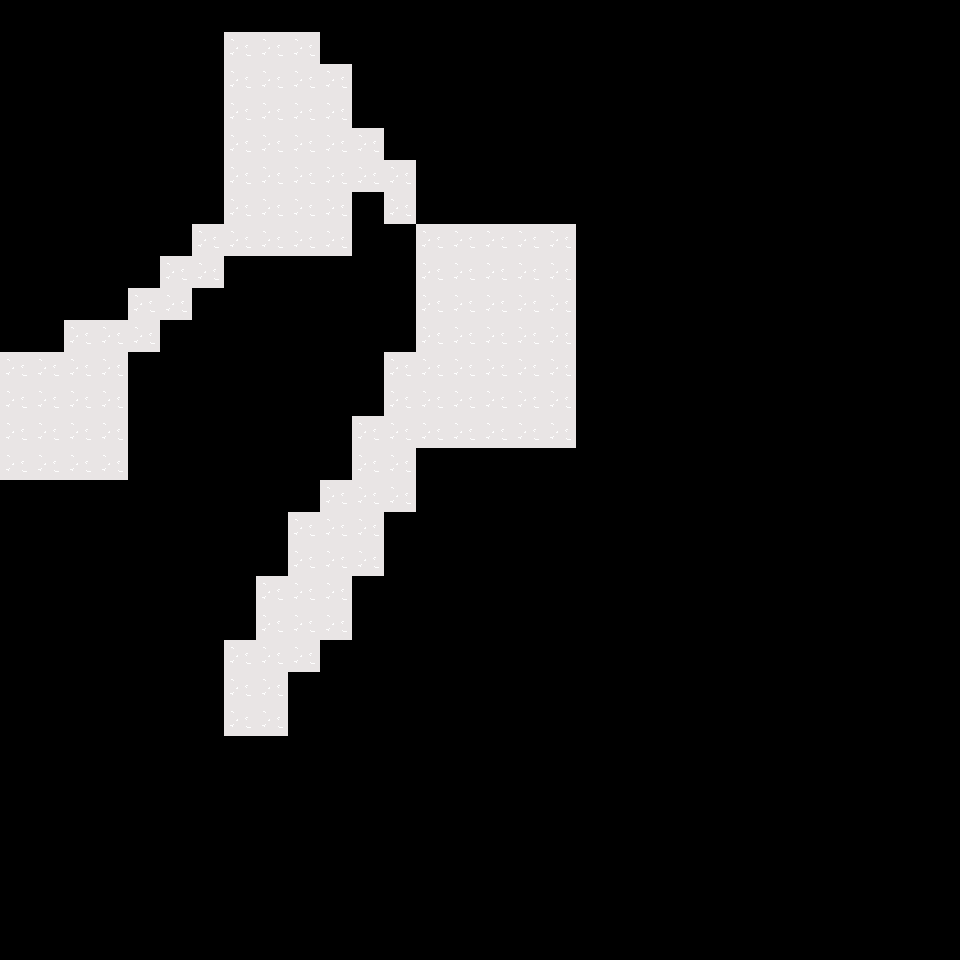

Below is a game level as drawn by its tile map, then a one-line description and the .tmx file that defines it, in full:
An orthogonal 30x30 tile map with 32x32 px tiles, 1 tile layer (Tile Layer 1).

<map version="1.0" tiledversion="1.1.3" orientation="orthogonal" renderorder="right-down" width="30" height="30" tilewidth="32" tileheight="32" infinite="0" nextobjectid="1">
 <tileset firstgid="1" source="W3Tilemap.tsx" />
 <layer name="Tile Layer 1" width="30" height="30">
  <data encoding="csv">
0,0,0,0,0,0,0,0,0,0,0,0,0,0,0,0,0,0,0,0,0,0,0,0,0,0,0,0,0,0,
0,0,0,0,0,0,0,2,2,2,0,0,0,0,0,0,0,0,0,0,0,0,0,0,0,0,0,0,0,0,
0,0,0,0,0,0,0,2,2,2,2,0,0,0,0,0,0,0,0,0,0,0,0,0,0,0,0,0,0,0,
0,0,0,0,0,0,0,2,2,2,2,0,0,0,0,0,0,0,0,0,0,0,0,0,0,0,0,0,0,0,
0,0,0,0,0,0,0,2,2,2,2,2,0,0,0,0,0,0,0,0,0,0,0,0,0,0,0,0,0,0,
0,0,0,0,0,0,0,2,2,2,2,2,2,0,0,0,0,0,0,0,0,0,0,0,0,0,0,0,0,0,
0,0,0,0,0,0,0,2,2,2,2,0,2,0,0,0,0,0,0,0,0,0,0,0,0,0,0,0,0,0,
0,0,0,0,0,0,2,2,2,2,2,0,0,2,2,2,2,2,0,0,0,0,0,0,0,0,0,0,0,0,
0,0,0,0,0,2,2,0,0,0,0,0,0,2,2,2,2,2,0,0,0,0,0,0,0,0,0,0,0,0,
0,0,0,0,2,2,0,0,0,0,0,0,0,2,2,2,2,2,0,0,0,0,0,0,0,0,0,0,0,0,
0,0,2,2,2,0,0,0,0,0,0,0,0,2,2,2,2,2,0,0,0,0,0,0,0,0,0,0,0,0,
2,2,2,2,0,0,0,0,0,0,0,0,2,2,2,2,2,2,0,0,0,0,0,0,0,0,0,0,0,0,
2,2,2,2,0,0,0,0,0,0,0,0,2,2,2,2,2,2,0,0,0,0,0,0,0,0,0,0,0,0,
2,2,2,2,0,0,0,0,0,0,0,2,2,2,2,2,2,2,0,0,0,0,0,0,0,0,0,0,0,0,
2,2,2,2,0,0,0,0,0,0,0,2,2,0,0,0,0,0,0,0,0,0,0,0,0,0,0,0,0,0,
0,0,0,0,0,0,0,0,0,0,2,2,2,0,0,0,0,0,0,0,0,0,0,0,0,0,0,0,0,0,
0,0,0,0,0,0,0,0,0,2,2,2,0,0,0,0,0,0,0,0,0,0,0,0,0,0,0,0,0,0,
0,0,0,0,0,0,0,0,0,2,2,2,0,0,0,0,0,0,0,0,0,0,0,0,0,0,0,0,0,0,
0,0,0,0,0,0,0,0,2,2,2,0,0,0,0,0,0,0,0,0,0,0,0,0,0,0,0,0,0,0,
0,0,0,0,0,0,0,0,2,2,2,0,0,0,0,0,0,0,0,0,0,0,0,0,0,0,0,0,0,0,
0,0,0,0,0,0,0,2,2,2,0,0,0,0,0,0,0,0,0,0,0,0,0,0,0,0,0,0,0,0,
0,0,0,0,0,0,0,2,2,0,0,0,0,0,0,0,0,0,0,0,0,0,0,0,0,0,0,0,0,0,
0,0,0,0,0,0,0,2,2,0,0,0,0,0,0,0,0,0,0,0,0,0,0,0,0,0,0,0,0,0,
0,0,0,0,0,0,0,0,0,0,0,0,0,0,0,0,0,0,0,0,0,0,0,0,0,0,0,0,0,0,
0,0,0,0,0,0,0,0,0,0,0,0,0,0,0,0,0,0,0,0,0,0,0,0,0,0,0,0,0,0,
0,0,0,0,0,0,0,0,0,0,0,0,0,0,0,0,0,0,0,0,0,0,0,0,0,0,0,0,0,0,
0,0,0,0,0,0,0,0,0,0,0,0,0,0,0,0,0,0,0,0,0,0,0,0,0,0,0,0,0,0,
0,0,0,0,0,0,0,0,0,0,0,0,0,0,0,0,0,0,0,0,0,0,0,0,0,0,0,0,0,0,
0,0,0,0,0,0,0,0,0,0,0,0,0,0,0,0,0,0,0,0,0,0,0,0,0,0,0,0,0,0,
0,0,0,0,0,0,0,0,0,0,0,0,0,0,0,0,0,0,0,0,0,0,0,0,0,0,0,0,0,0
</data>
 </layer>
</map>
